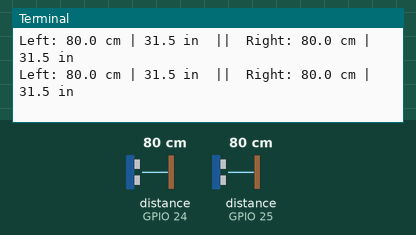
Recording of a program running on a simulated Raspberry Pi (BCM pin numbers). Parts: the last lines printed to the terminal. The test bench sets the inputs (shaded band); at power-on: distance to the obstacle (sensors on GPIO 24, GPIO 25) 80 cm. The echo pulse lasts 58.3 µs per cm; the clock reads 2024-03-15 10:24:30 at power-on unless the program sets it.

Above: at 1.2 s.
1.3 s: distance to the obstacle (sensor on GPIO 24) set to 2 cm
At 1.64 s:
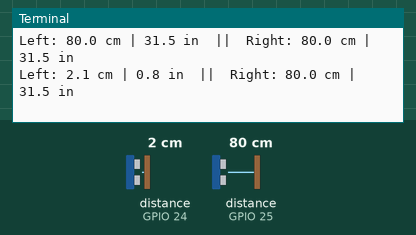
2.8 s: distance to the obstacle (sensor on GPIO 25) set to 2 cm
At 2.88 s:
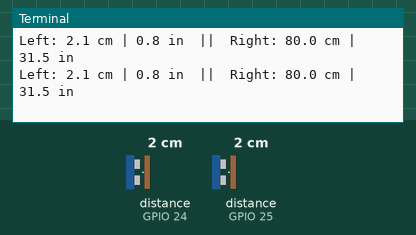
4.3 s: distance to the obstacle (sensor on GPIO 24) set to 4 cm
At 4.49 s:
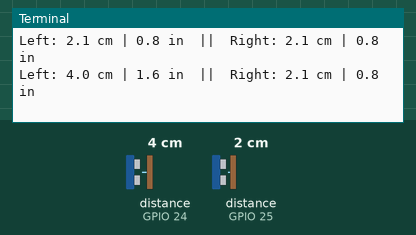
5.8 s: distance to the obstacle (sensor on GPIO 25) set to 4 cm
At 5.9 s:
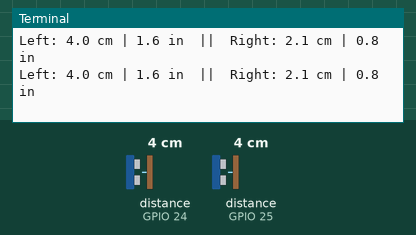
Timing chart, 0 to 8.3 s (numbered marks = the images above; inputs shaded):
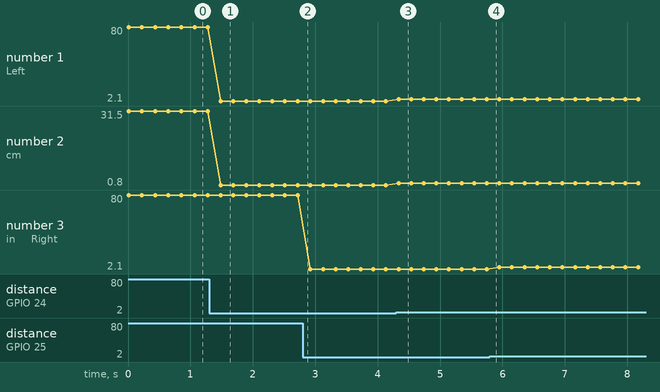

Measured:
- after the input at 1.3 s, the terminal: prints a new line after 0.18 s (image 1)
- after the input at 4.3 s, the terminal: prints a new line at once (image 3)
- plotted number 1: 80 → 2.1 after the input at 1.3 s, 2.1 → 4 after the input at 4.3 s
- plotted number 2: 31.5 → 0.8 after the input at 1.3 s, 0.8 → 1.6 after the input at 4.3 s

The program:

ultrasonic_2sensors.py
```python
import RPi.GPIO as GPIO
import time

# Setup GPIO using BCM numbering
GPIO.setmode(GPIO.BCM)

# Define GPIO pins for sensors
TRIG_LEFT = 23
ECHO_LEFT = 24
TRIG_RIGHT = 8
ECHO_RIGHT = 25

DELAY_TIME = 0.2  # seconds
TIMEOUT = 0.04  # 40ms timeout (~700cm max distance)

# Configure GPIO pins
GPIO.setup(TRIG_LEFT, GPIO.OUT)
GPIO.setup(ECHO_LEFT, GPIO.IN)
GPIO.setup(TRIG_RIGHT, GPIO.OUT)
GPIO.setup(ECHO_RIGHT, GPIO.IN)

def get_distance(trig, echo):
    """Measure distance with timeout handling."""
    GPIO.output(trig, True)
    time.sleep(0.00001)
    GPIO.output(trig, False)

    start_time = time.time()
    stop_time = time.time()

    # Wait for echo to go low (start)
    timeout = start_time + TIMEOUT
    while GPIO.input(echo) == 0 and start_time < timeout:
        start_time = time.time()

    # Wait for echo to go high (end)
    timeout = start_time + TIMEOUT
    while GPIO.input(echo) == 1 and stop_time < timeout:
        stop_time = time.time()

    if stop_time - start_time >= TIMEOUT:
        return (None, None)  # Timeout occurred

    travel_time = stop_time - start_time
    distance_cm = (travel_time * 34300) / 2  # 343 m/s = 34300 cm/s
    distance_inch = distance_cm * 0.3937
    return round(distance_cm, 1), round(distance_inch, 1)

try:
    print("Monitoring both sensors...")
    while True:
        # Measure left sensor
        left_cm, left_inch = get_distance(TRIG_LEFT, ECHO_LEFT)
        # Measure right sensor
        right_cm, right_inch = get_distance(TRIG_RIGHT, ECHO_RIGHT)

        # Handle potential timeouts
        left_str = f"{left_cm} cm | {left_inch} in" if left_cm is not None else "Timeout"
        right_str = f"{right_cm} cm | {right_inch} in" if right_cm is not None else "Timeout"

        print(f"Left: {left_str}  ||  Right: {right_str}")
        time.sleep(DELAY_TIME)

except KeyboardInterrupt:
    print("\nExiting...")
finally:
    GPIO.cleanup()
    print("GPIO cleaned up.")
```
